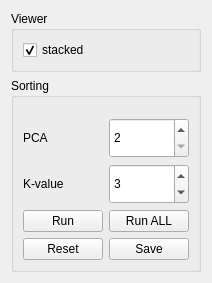
            <widget class="QWidget" name="spikeOptPage">
             <layout class="QVBoxLayout" name="verticalLayout_9">
              <item>
               <widget class="QGroupBox" name="groupBox_2">
                <property name="font">
                 <font>
                  <weight>50</weight>
                  <bold>false</bold>
                 </font>
                </property>
                <property name="title">
                 <string>Viewer</string>
                </property>
                <layout class="QVBoxLayout" name="verticalLayout_14">
                 <item>
                  <widget class="QCheckBox" name="chkSpikeStacked">
                   <property name="text">
                    <string>stacked</string>
                   </property>
                   <property name="checked">
                    <bool>true</bool>
                   </property>
                  </widget>
                 </item>
                </layout>
               </widget>
              </item>
              <item>
               <widget class="QWidget" name="widget_5" native="true">
                <layout class="QGridLayout" name="gridLayout">
                 <property name="leftMargin">
                  <number>0</number>
                 </property>
                 <property name="topMargin">
                  <number>0</number>
                 </property>
                 <property name="rightMargin">
                  <number>0</number>
                 </property>
                 <property name="bottomMargin">
                  <number>0</number>
                 </property>
                 <property name="spacing">
                  <number>0</number>
                 </property>
                 <item row="0" column="0" alignment="Qt::AlignTop">
                  <widget class="QGroupBox" name="groupBox">
                   <property name="font">
                    <font>
                     <weight>50</weight>
                     <bold>false</bold>
                    </font>
                   </property>
                   <property name="title">
                    <string>Sorting</string>
                   </property>
                   <layout class="QGridLayout" name="gridLayout_2">
                    <property name="topMargin">
                     <number>20</number>
                    </property>
                    <item row="2" column="0">
                     <widget class="QPushButton" name="pushButton_2">
                      <property name="text">
                       <string>Run</string>
                      </property>
                      <property name="icon">
                       <iconset resource="../resources/resources.qrc">
                        <normaloff>:/resources/icons_2/pricetag-outline.svg</normaloff>:/resources/icons_2/pricetag-outline.svg</iconset>
                      </property>
                      <property name="iconSize">
                       <size>
                        <width>24</width>
                        <height>24</height>
                       </size>
                      </property>
                     </widget>
                    </item>
                    <item row="3" column="0">
                     <widget class="QPushButton" name="pushButton_4">
                      <property name="text">
                       <string>Reset</string>
                      </property>
                      <property name="icon">
                       <iconset resource="../resources/resources.qrc">
                        <normaloff>:/resources/icons/rotate-ccw.svg</normaloff>:/resources/icons/rotate-ccw.svg</iconset>
                      </property>
                      <property name="iconSize">
                       <size>
                        <width>24</width>
                        <height>24</height>
                       </size>
                      </property>
                     </widget>
                    </item>
                    <item row="0" column="1">
                     <widget class="QSpinBox" name="pcaValue">
                      <property name="minimumSize">
                       <size>
                        <width>70</width>
                        <height>40</height>
                       </size>
                      </property>
                      <property name="minimum">
                       <number>2</number>
                      </property>
                      <property name="maximum">
                       <number>10</number>
                      </property>
                     </widget>
                    </item>
                    <item row="1" column="0">
                     <widget class="QLabel" name="label_6">
                      <property name="text">
                       <string>K-value</string>
                      </property>
                     </widget>
                    </item>
                    <item row="1" column="1">
                     <widget class="QSpinBox" name="kValue">
                      <property name="minimumSize">
                       <size>
                        <width>70</width>
                        <height>40</height>
                       </size>
                      </property>
                      <property name="minimum">
                       <number>1</number>
                      </property>
                      <property name="maximum">
                       <number>10</number>
                      </property>
                      <property name="value">
                       <number>3</number>
                      </property>
                     </widget>
                    </item>
                    <item row="2" column="1">
                     <widget class="QPushButton" name="pushButton_3">
                      <property name="text">
                       <string>Run ALL</string>
                      </property>
                      <property name="icon">
                       <iconset resource="../resources/resources.qrc">
                        <normaloff>:/resources/icons_2/pricetags-outline.svg</normaloff>:/resources/icons_2/pricetags-outline.svg</iconset>
                      </property>
                      <property name="iconSize">
                       <size>
                        <width>24</width>
                        <height>24</height>
                       </size>
                      </property>
                     </widget>
                    </item>
                    <item row="3" column="1">
                     <widget class="QPushButton" name="pushButton_5">
                      <property name="text">
                       <string>Save</string>
                      </property>
                      <property name="icon">
                       <iconset resource="../resources/resources.qrc">
                        <normaloff>:/resources/icons/save.svg</normaloff>:/resources/icons/save.svg</iconset>
                      </property>
                      <property name="iconSize">
                       <size>
                        <width>24</width>
                        <height>24</height>
                       </size>
                      </property>
                     </widget>
                    </item>
                    <item row="0" column="0">
                     <widget class="QLabel" name="label">
                      <property name="text">
                       <string>PCA</string>
                      </property>
                     </widget>
                    </item>
                   </layout>
                  </widget>
                 </item>
                </layout>
               </widget>
              </item>
             </layout>
            </widget>
